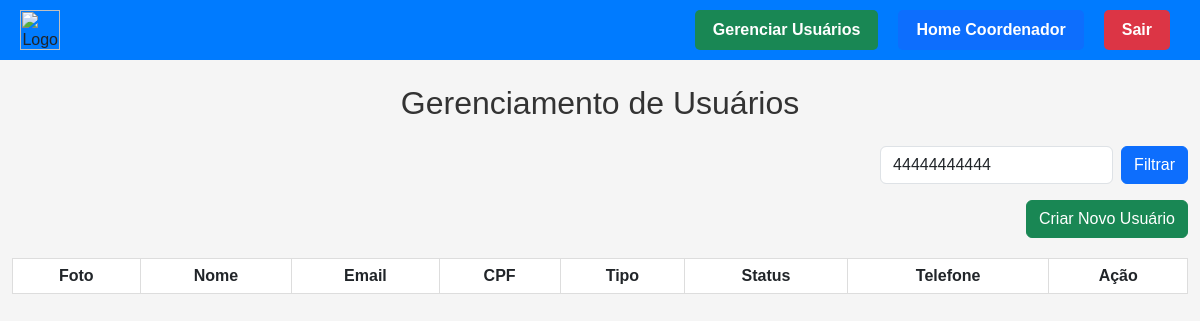
/views/gerenciar_usuarios.php?filtro_cpf=44444444444 (signed in), run on an earlier commit of the app's database.
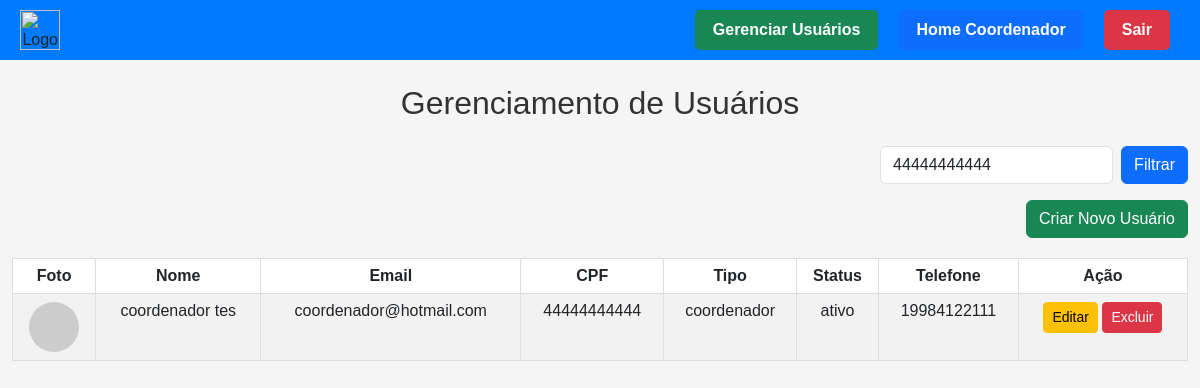
And on a later commit of the database.
### tables this page shows
CREATE TABLE `usuarios` (
  `id` int NOT NULL,
  `nome` varchar(100) NOT NULL,
  `sobrenome` varchar(100) DEFAULT NULL,
  `email` varchar(100) NOT NULL,
  `senha` varchar(255) NOT NULL,
  `tipo` enum('professor','admin','coordenador') NOT NULL,
  `cpf` varchar(14) DEFAULT NULL,
  `telefone` varchar(20) DEFAULT NULL,
  `data_nascimento` date DEFAULT NULL,
  `foto_perfil` varchar(255) DEFAULT NULL,
  `matricula` varchar(20) DEFAULT NULL,
  `data_admissao` date DEFAULT NULL,
  `status` enum('ativo','inativo') DEFAULT 'ativo',
  `data_criacao` datetime DEFAULT CURRENT_TIMESTAMP,
  `data_ultimo_login` datetime DEFAULT NULL,
  `endereco` varchar(255) DEFAULT NULL,
  `genero` varchar(20) DEFAULT NULL,
  `observacoes` text
);

### views/gerenciar_usuarios.php (the view, shortened to what this page needs)
<?php
include 'navbar.php';
include '../config/conexao.php';
$filtro_cpf = isset($_GET['filtro_cpf']) ? trim($_GET['filtro_cpf']) : '';
if ($filtro_cpf !== '') {
    $stmt = $conn->prepare('SELECT * FROM usuarios WHERE cpf LIKE ?');
    $cpf_like = "%$filtro_cpf%";
    $stmt->bind_param('s', $cpf_like);
    $stmt->execute();
    $result = $stmt->get_result();
} else {
    $result = $conn->query('SELECT * FROM usuarios');
}
?>
<!DOCTYPE html>
<html lang="pt-br">
<head>
    <link href="https://cdn.jsdelivr.net/npm/bootstrap@5.3.0/dist/css/bootstrap.min.css" rel="stylesheet">
</head>
<body>
    <div class="container-fluid">
        <h2 class="mt-4 mb-4 text-center">Gerenciamento de Usuários</h2>
        <div class="mb-3 text-end">
            <form class="row g-2 align-items-center" method="get" style="justify-content: flex-end;">
                <div class="col-auto">
                    <input type="text" class="form-control" name="filtro_cpf" placeholder="Filtrar por CPF" value="<?php echo isset($_GET['filtro_cpf']) ? htmlspecialchars($_GET['filtro_cpf']) : ''; ?>">
                </div>
                <div class="col-auto">
                    <button type="submit" class="btn btn-primary">Filtrar</button>
                </div>
            </form>
            <button class="btn btn-success ms-2" data-bs-toggle="modal" data-bs-target="#criarUsuarioModal">Criar Novo Usuário</button>
        </div>
        <table class="table table-striped">
            <thead>
                <tr>
                    <th>Foto</th>
                <th>Nome</th>
                <th>Email</th>
                    <th>CPF</th>
                <th>Tipo</th>
                    <th>Status</th>
                    <th>Telefone</th>
                <th>Ação</th>
            </tr>
            </thead>
            <tbody>
            <?php while ($usuario = $result->fetch_assoc()): ?>
            <tr>
                <td>
                    <?php if (!empty($usuario['foto_perfil'])): ?>
                        <img src="<?php echo $usuario['foto_perfil']; ?>" alt="Foto de Perfil" style="max-width:50px;max-height:50px;border-radius:50%;">
                    <?php else: ?>
                        <img src="https://via.placeholder.com/50x50?text=Usuário" alt="Sem Foto" style="max-width:50px;max-height:50px;border-radius:50%;">
                    <?php endif; ?>
                </td>
                <td><?php echo htmlspecialchars($usuario['nome'] . ' ' . ($usuario['sobrenome'] ?? '')); ?></td>
                    <td><?php echo htmlspecialchars($usuario['email']); ?></td>
                <td><?php echo htmlspecialchars($usuario['cpf'] ?? ''); ?></td>
                <td><?php echo htmlspecialchars($usuario['tipo']); ?></td>
                <td><?php echo isset($usuario['status']) ? htmlspecialchars($usuario['status']) : ''; ?></td>
                <td><?php echo htmlspecialchars($usuario['telefone'] ?? ''); ?></td>
                <td>
                    <button type="button" class="btn btn-warning btn-sm" data-bs-toggle="modal" data-bs-target="#editarModal<?php echo $usuario['id']; ?>">Editar</button>
                    <button type="button" class="btn btn-danger btn-sm js-excluir-usuario" data-id="<?php echo $usuario['id']; ?>" data-bs-toggle="modal" data-bs-target="#excluirModal<?php echo $usuario['id']; ?>">Excluir</button>
                </td>
            </tr>
            <?php endwhile; ?>
            </tbody>
        </table>
    </div>
</body>
</html>

### views/navbar.php (shortened to what this page needs)
<div style="width:100%; background:#007bff; padding:10px 0; text-align:right; display:flex; align-items:center;">
    <img src="../assets/img/LOGO_PAGE.png" alt="Logo PAGE" style="height:40px; margin-left:20px; margin-right:auto;">
    <?php if (isset($_SESSION['usuario_tipo']) && ($_SESSION['usuario_tipo'] === 'admin' || $_SESSION['usuario_tipo'] === 'coordenador')): ?>
        <a href="gerenciar_usuarios.php" style="margin-right:20px; color:#fff; text-decoration:none; font-weight:bold; font-size:16px; background:#198754; padding:8px 18px; border-radius:5px;">Gerenciar Usuários</a>
        <a href="home_coordenador.php" style="margin-right:20px; color:#fff; text-decoration:none; font-weight:bold; font-size:16px; background:#0d6efd; padding:8px 18px; border-radius:5px;">Home Coordenador</a>
    <?php endif; ?>
    <a href="logout.php" style="margin-right:30px; color:#fff; text-decoration:none; font-weight:bold; font-size:16px; background:#dc3545; padding:8px 18px; border-radius:5px;">Sair</a>
</div>

### views/gerenciar_usuarios.php (style rules this page uses)
body { font-family: Arial, sans-serif; background: #f5f5f5; }
h2 { color: #333; text-align: center; }
table { width: 100%; border-collapse: collapse; margin-top: 20px; }
th, td { padding: 10px; border: 1px solid #ddd; text-align: center; }
th { background: #007bff; color: #fff; }

What changed in the data, as far as the page shows it:
added usuarios: nome+sobrenome "coordenador tes", email "coordenador@hotmail.com", cpf "44444444444", tipo "coordenador", status "ativo", telefone "19984122111"
